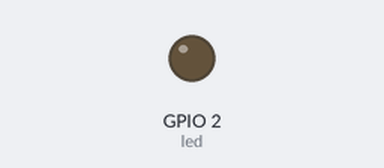
A program run on a simulated ESP32 board running MicroPython. Parts: output pins drawn as LEDs (lit = HIGH). Deep sleep restarts the program when it ends; what the program prints to the serial console is not drawn. At 8.0 s the program puts the board to deep sleep or switches it off; the recording ends there.

Above: at 0.1 s.
At 1.1 s:
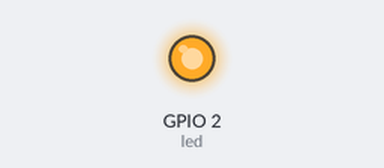
Timing chart, 0 to 2.6 s (numbered marks = the images above):
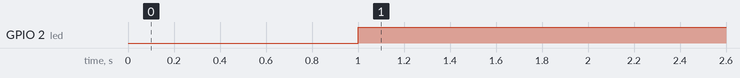

The program:

HB-MicroPython-19-Sleep8266RST.py
```python
'''
For more details, please follow the link below:
https://hamruyesh.com/product/micro-python-esp32-esp8266-programming-tutorial/

'''

import machine
from machine import Pin
from time import sleep

led = Pin (2, Pin.OUT)

led.value(0)
sleep(1)
led.value(1)
sleep(1)

sleep(5)
print('Im awake, but Im going to sleep')
sleep(1)
machine.deepsleep()
```

Measured:
- by itself, GPIO 2 (led): LOW → HIGH at 1.0 s
